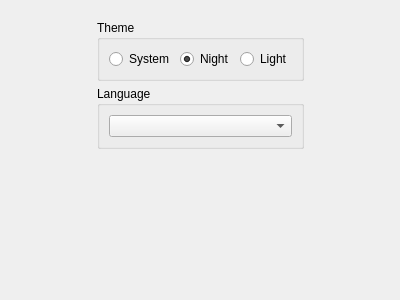
<?xml version="1.0" encoding="UTF-8"?>
<ui version="4.0">
 <class>OptionsWindow</class>
 <widget class="QWidget" name="OptionsWindow">
  <property name="windowModality">
   <enum>Qt::ApplicationModal</enum>
  </property>
  <property name="geometry">
   <rect>
    <x>0</x>
    <y>0</y>
    <width>400</width>
    <height>300</height>
   </rect>
  </property>
  <property name="sizePolicy">
   <sizepolicy hsizetype="Fixed" vsizetype="Fixed">
    <horstretch>0</horstretch>
    <verstretch>0</verstretch>
   </sizepolicy>
  </property>
  <property name="minimumSize">
   <size>
    <width>400</width>
    <height>300</height>
   </size>
  </property>
  <property name="maximumSize">
   <size>
    <width>400</width>
    <height>300</height>
   </size>
  </property>
  <property name="windowTitle">
   <string>Brasil CoV - Options</string>
  </property>
  <property name="windowIcon">
   <iconset resource="../resources.qrc">
    <normaloff>:/images/icons/brasilcov.ico</normaloff>:/images/icons/brasilcov.ico</iconset>
  </property>
  <property name="locale">
   <locale language="English" country="UnitedStates"/>
  </property>
  <layout class="QHBoxLayout" name="horizontalLayout">
   <item>
    <spacer name="horizontalSpacer">
     <property name="orientation">
      <enum>Qt::Horizontal</enum>
     </property>
     <property name="sizeHint" stdset="0">
      <size>
       <width>40</width>
       <height>20</height>
      </size>
     </property>
    </spacer>
   </item>
   <item>
    <widget class="QWidget" name="widget" native="true">
     <property name="sizePolicy">
      <sizepolicy hsizetype="Expanding" vsizetype="Expanding">
       <horstretch>0</horstretch>
       <verstretch>0</verstretch>
      </sizepolicy>
     </property>
     <property name="maximumSize">
      <size>
       <width>450</width>
       <height>16777215</height>
      </size>
     </property>
     <layout class="QVBoxLayout" name="verticalLayout">
      <property name="spacing">
       <number>5</number>
      </property>
      <item>
       <widget class="QGroupBox" name="groupBox">
        <property name="title">
         <string>Theme</string>
        </property>
        <layout class="QHBoxLayout" name="horizontalLayout_2">
         <item>
          <widget class="QRadioButton" name="systemTheme">
           <property name="text">
            <string>System</string>
           </property>
          </widget>
         </item>
         <item>
          <widget class="QRadioButton" name="nighTheme">
           <property name="text">
            <string>Night</string>
           </property>
           <property name="checked">
            <bool>true</bool>
           </property>
          </widget>
         </item>
         <item>
          <widget class="QRadioButton" name="lightTheme">
           <property name="text">
            <string>Light</string>
           </property>
          </widget>
         </item>
        </layout>
       </widget>
      </item>
      <item>
       <widget class="QGroupBox" name="groupBox_2">
        <property name="title">
         <string>Language</string>
        </property>
        <layout class="QHBoxLayout" name="horizontalLayout_3">
         <item>
          <widget class="QComboBox" name="language"/>
         </item>
        </layout>
       </widget>
      </item>
      <item>
       <spacer name="verticalSpacer">
        <property name="orientation">
         <enum>Qt::Vertical</enum>
        </property>
        <property name="sizeHint" stdset="0">
         <size>
          <width>20</width>
          <height>40</height>
         </size>
        </property>
       </spacer>
      </item>
     </layout>
    </widget>
   </item>
   <item>
    <spacer name="horizontalSpacer_2">
     <property name="orientation">
      <enum>Qt::Horizontal</enum>
     </property>
     <property name="sizeHint" stdset="0">
      <size>
       <width>40</width>
       <height>20</height>
      </size>
     </property>
    </spacer>
   </item>
  </layout>
 </widget>
 <resources>
  <include location="../resources.qrc"/>
 </resources>
 <connections/>
</ui>
